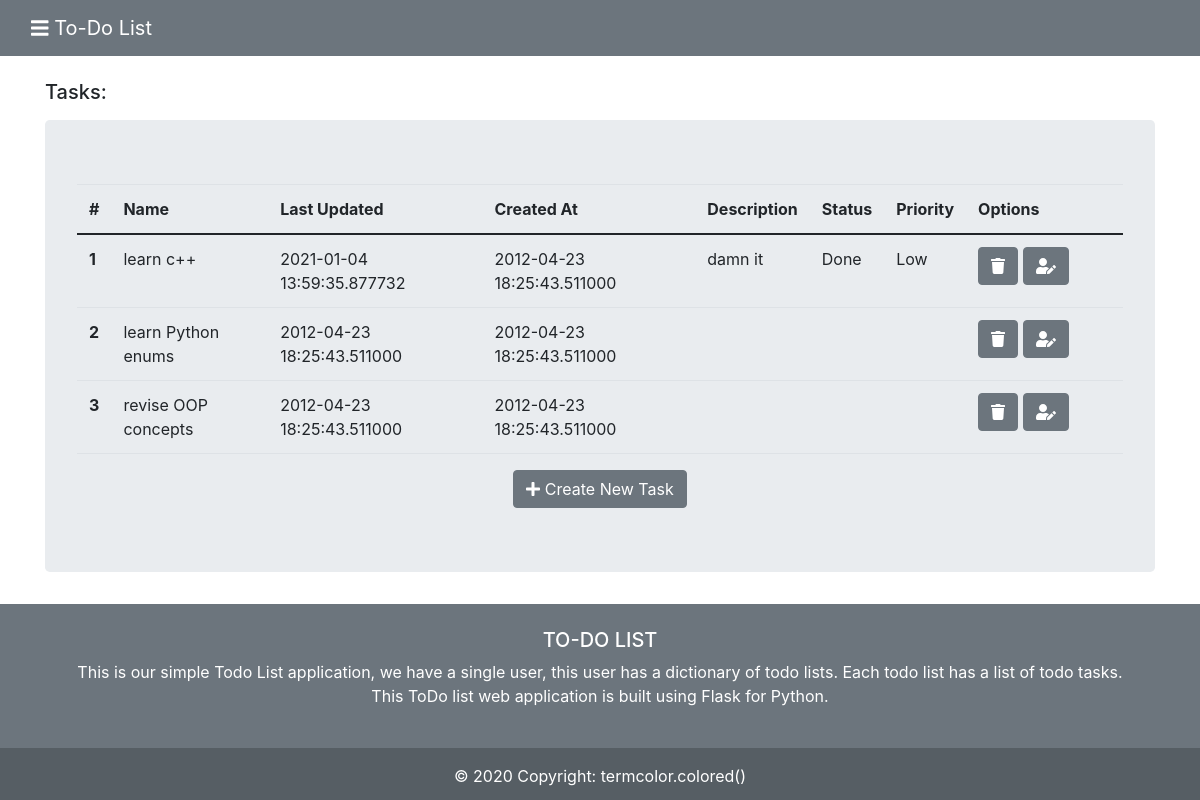
/tasks/1, run on an earlier commit of the app's database.
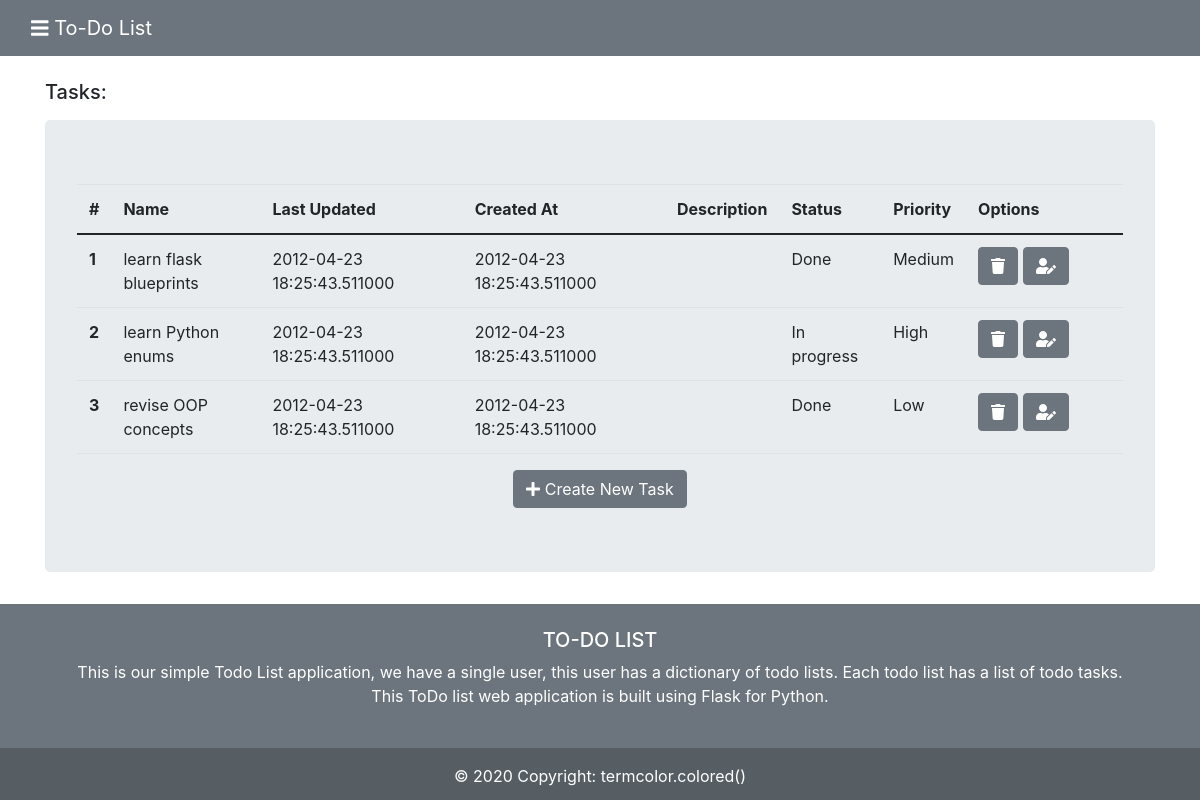
And on a later commit of the database.
### tables this page shows
CREATE TABLE "tasks" (
	"id"	INTEGER,
	"name"	TEXT NOT NULL UNIQUE,
	"last_updated"	TIMESTAMP NOT NULL DEFAULT CURRENT_TIMESTAMP,
	"created_at"	TIMESTAMP NOT NULL DEFAULT CURRENT_TIMESTAMP,
	"status"	TEXT,
	"priority"	TEXT,
    "description" TEXT,
	"taskslist_id"	INTEGER NOT NULL,
	FOREIGN KEY("taskslist_id") REFERENCES "taskslist"("id"),
	PRIMARY KEY("id" AUTOINCREMENT)
);

### to_do_tasks/blueprints/tasks.py (the view)
@tasks_bp.route("/tasks/<int:list_index>")
def tasks_(list_index):
    db = get_db()
    tasks = db.execute(f"SELECT * FROM tasks WHERE taskslist_id = {list_index}").fetchall()
    return render_template("tasks/tasks.html", tasks = tasks, list_index = list_index)

### to_do_tasks/db.py (called while the page is built)
def get_db():
    if 'db' not in g:
        g.db = sqlite3.connect(
            current_app.config['DATABASE'],
            detect_types=sqlite3.PARSE_DECLTYPES
        )
        g.db.row_factory = sqlite3.Row
    return g.db

### to_do_tasks/templates/tasks/tasks.html (shortened to what this page needs)
{% extends 'base.html' %}
{% block content %}
<div class="container">
    <br>
    <h5>Tasks:</h5>
    <div class="jumbotron mt-3">
        <table class="table">
            <thead>
                <tr>
                    <th scope="col">#</th>
                    <th scope="col">Name</th>
                    <th scope="col">Last Updated</th>
                    <th scope="col">Created At</th>
                    <th scope="col">Description</th>
                    <th scope="col">Status</th>
                    <th scope="col">Priority</th>
                    <th scope="col" style="width: 15%;">Options</th>
                </tr>
            </thead>
            <tbody>
                {% for task in tasks %}
                <tr>
                    <th scope="row">{{task['id']}}</th>
                    <td>{{task['name']}}</td>
                    <td>{{task['last_updated']}}</td>
                    <td>{{task['created_at']}}</td>
                    <td>{{task['description']}}</td>
                    <td>{{task['status']}}</td>
                    <td>{{task['priority']}}</td>
                   <td> <a href="/deletetask/{{task['id']}}" class="btn btn-secondary" type="submit" role="button"><i
                                class="fas fa-trash"></i></a>
                        <a href="/edittask/{{task['id']}}" class="btn btn-secondary" type="submit" role="button"><i
                                class="fas fa-user-edit"></i></a>
                    </td>
                </tr>
                {% endfor %}
            </tbody>
        </table>
        <center>
         <a href="/createtask/{{list_index}}" class="btn btn-secondary" type="submit" role="button"><i class="fas fa-plus"></i>
                Create New
                Task</a>
        </center>
    </div>
</div>
{% endblock %}

### to_do_tasks/templates/base.html (shortened to what this page needs)
<!DOCTYPE html>
<html lang="en">
<head>
  <link href="https://cdn.jsdelivr.net/npm/bootstrap@5.0.0-beta1/dist/css/bootstrap.min.css" rel="stylesheet"
>
  <link rel="stylesheet" href="https://maxcdn.bootstrapcdn.com/bootstrap/4.0.0/css/bootstrap.min.css"
>
  <link rel="stylesheet" href="path/to/font-awesome/css/font-awesome.min.css">
</head>
<body>
  {% block nav %}
  <nav class="navbar navbar-dark bg-secondary">
    <div class="container-fluid">
      <a class="navbar-brand" href="/"><i class="fas fa-bars"></i> To-Do List</a>
    </div>
  </nav>
  {% endblock %}
  {% block content %}
  {% endblock %}
  {% block footer %}
  <footer class="bg-secondary text-white text-center text-lg-start">
    <div class="container p-4">
      <h5 class="text-uppercase">To-Do List</h5>
      <p>
        This is our simple Todo List application, we have a single user, this user has a dictionary of todo lists. Each
        todo
        list has a list of todo tasks.
        <br>
        This ToDo list web application is built using Flask for Python.
      </p>
    </div>
    <div class="text-center p-3" style="background-color: rgba(0, 0, 0, 0.2)">
      © 2020 Copyright:
      <a class="text-white" href="#"> termcolor.colored()</a>
    </div>
  </footer>
  {% endblock %}
</body>
</html>

What changed in the data, as far as the page shows it:
changed tasks id 1: name "learn c++" → "learn flask blueprints"; last_updated "2021-01-04 13:59:35.877732" → "2012-04-23 18:25:43.511000"; priority "Low" → "Medium"; description "damn it" → (not shown)
changed tasks "learn Python enums": status (not shown) → "In progress"; priority (not shown) → "High"
changed tasks "revise OOP concepts": status (not shown) → "Done"; priority (not shown) → "Low"
